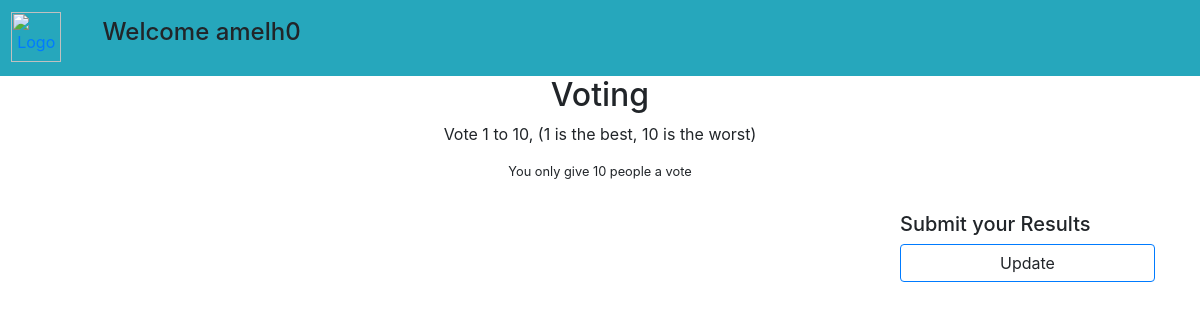
Before: / with the older database file.
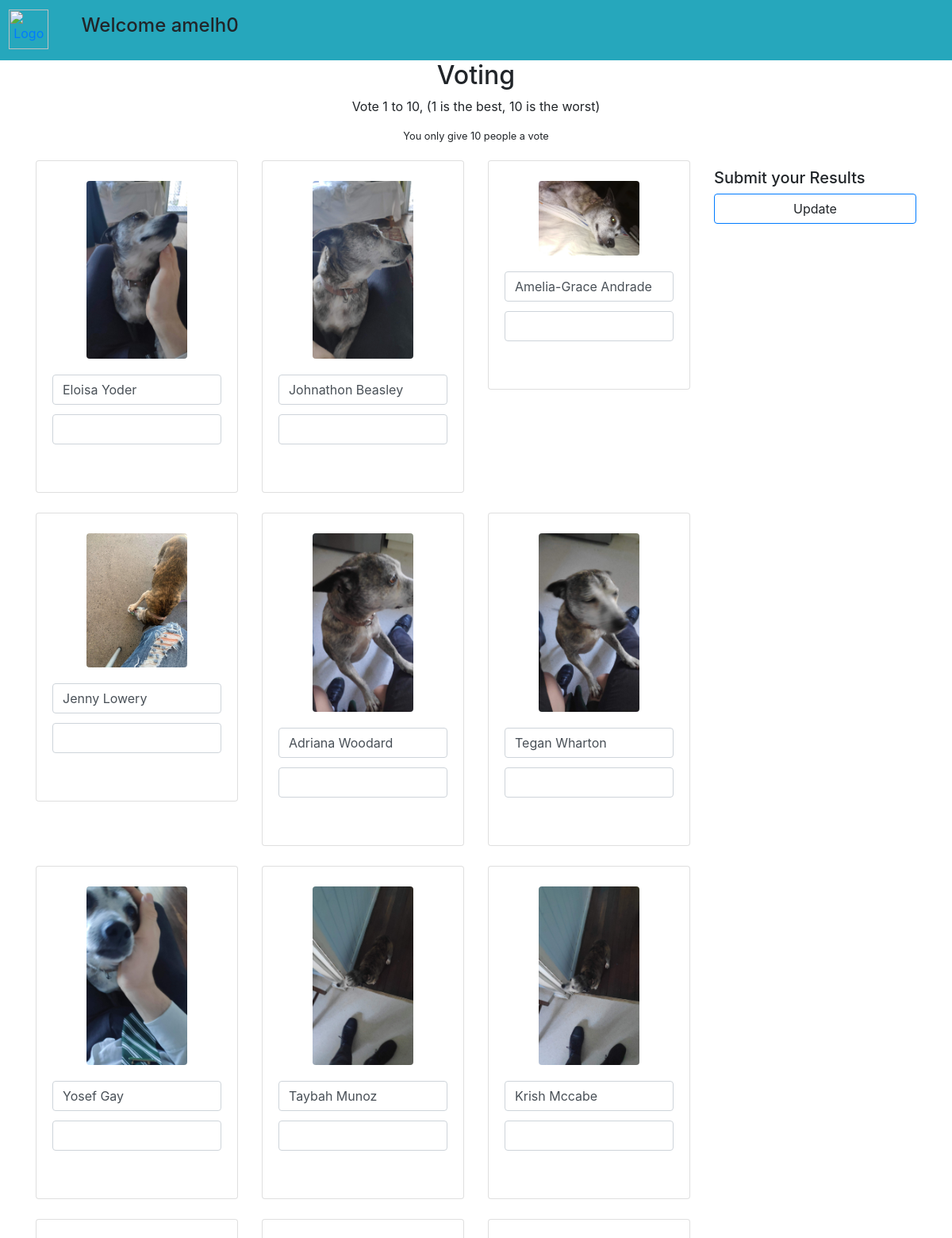
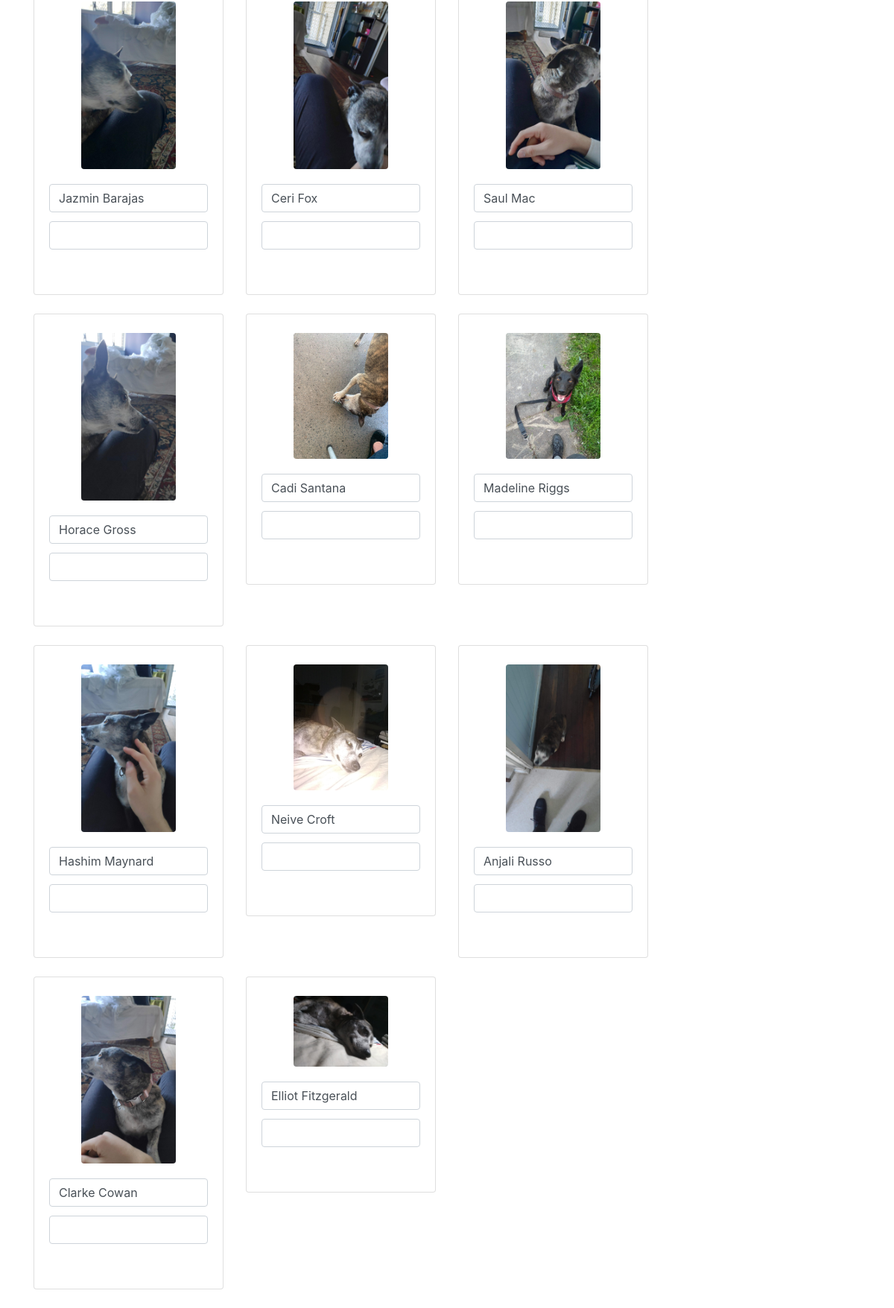
After: the same page with the newer database file (2 pictures, top to bottom).
### tables this page shows
CREATE TABLE options (
  VID INT(11) NOT NULL,
  fName VARCHAR(100) NOT NULL,
  lName VARCHAR(100) NOT NULL,
  IMG VARCHAR(100) NOT NULL UNIQUE
);

### mydb/databaseManager/meekrodb.2.3.class.php (called while the page is built, shortened)
<?php
class DB {
  protected static $mdb = null;
  public static function getMDB() {
    $mdb = DB::$mdb;
    if ($mdb === null) {
      $mdb = DB::$mdb = new MeekroDB();
    }
    return $mdb;
  }
  public static function query() { $args = func_get_args(); return call_user_func_array(array(DB::getMDB(), 'query'), $args); }
}
class MeekroDB {
  public $encoding = 'latin1';
  public $connect_options = array(MYSQLI_OPT_CONNECT_TIMEOUT => 30);
  public $internal_mysql = null;
  public function __construct($host=null, $user=null, $password=null, $dbName=null, $port=null, $encoding=null) {
    if ($encoding === null) $encoding = DB::$encoding;
    $this->encoding = $encoding;
  }
  public function get() {
    $mysql = $this->internal_mysql;
    if (!($mysql instanceof MySQLi)) {
      $mysql = new mysqli();
      foreach ($this->connect_options as $key => $value) {
        $mysql->options($key, $value);
      }
      $mysql->set_charset($this->encoding);
      $this->internal_mysql = $mysql;
    }
    return $mysql;
  }
  protected function preparseQueryParams() {
    $args = func_get_args();
    $sql = trim(strval(array_shift($args)));
    $args_all = $args;
    if (count($args_all) == 0) return array($sql);
    $chunkyQuery = array();
    return $chunkyQuery;
  }
  protected function parseQueryParams() {
    $args = func_get_args();
    $chunkyQuery = call_user_func_array(array($this, 'preparseQueryParams'), $args);
    $query = '';
    foreach ($chunkyQuery as $chunk) {
      if (is_string($chunk)) {
        $query .= $chunk;
        continue;
      }
      $result = '';
      $query .= $result;
    }
    return $query;
  }
  protected function prependCall($function, $args, $prepend) { array_unshift($args, $prepend); return call_user_func_array($function, $args); }
  public function query() { $args = func_get_args(); return $this->prependCall(array($this, 'queryHelper'), $args, 'assoc'); }
  protected function queryHelper() {
    $args = func_get_args();
    $type = array_shift($args);
    $db = $this->get();
    $is_buffered = true;
    $row_type = 'assoc';
    $full_names = false;
    $sql = call_user_func_array(array($this, 'parseQueryParams'), $args);
    $result = $db->query($sql, $is_buffered ? MYSQLI_STORE_RESULT : MYSQLI_USE_RESULT);
    $return = array();
    while ($row = ($row_type == 'assoc' ? $result->fetch_assoc() : $result->fetch_row())) {
      $return[] = $row;
    }
    return $return;
  }
}
?>

### index.php (the view, shortened to what this page needs)
<?php
  include_once("./layouts/header.php");
    ?>
    <?php
  if (!empty($_SESSION['username'])) {
    $result = DB::query("SELECT * FROM options ORDER BY RAND()");
    ?>
    <main class="container">
      <div class="text-center" style="padding-bottom: 20px;">
        <h2>Voting</h2>
        <p>Vote 1 to 10, (1 is the best, 10 is the worst)</p>
        <small>You only give 10 people a vote</small>
      </div>
      <div class="row">
        <div class="col-md-9">
          <div class="row">
            <?php foreach ($result as $row3) { ?>
              <div class="col-md-4">
                <div class="card" style="margin-bottom: 25px;">
                  <img class="card-img-top rounded mx-auto d-block w-50" style="margin-top: 25px;" src="./img/voteIMG/<?php echo $row3['IMG']; ?>" alt="Card image cap">
                  <div class="card-body form-group">
                    <label for="<?php echo $row3['VID']; ?>" class="card-title form-control"><?php echo $row3['fName']." ".$row3['lName'] ?></label>
                    <input id="<?php echo $row3['VID']; ?>" class="w-100 form-control check" autocomplete="off" name="task[]" type="text" maxlength="2"/>
                    <br>
                  </div>
                </div>
              </div>
            <?php }  ?>
          </div>
        </div>
        <div class="col-md-3">
          <div style="padding-top: 10px;">
            <h5 class="">Submit your Results</h5>
            <a class="btn btn-outline-primary w-100" style="margin-bottom: 10px;" id="submitResults">Update</a>
          </div>
        </div>
      </div>
    </main>
  <?php
  } else {
    header("Location: ./login.php?needToLogin");
  }
  require_once("./layouts/footer.php");
?>

### layouts/header.php (shortened to what this page needs)
<!DOCTYPE html>
<html lang="en">
<head>
  <link rel="stylesheet" href="https://stackpath.bootstrapcdn.com/bootstrap/4.3.1/css/bootstrap.min.css">
</head>
<body>
  <header class="w-100">
    <nav class="row" style="background-color: #26A7BC; height: 76px;">
      <div class="col-1 text-center">
        <div  style="padding-top: 12px; padding-bottom: 12px;">
          <a href="index.php"><img src="./img/500px icon.png" alt="Logo" style="width: 50px;"></a>
        </div>
      </div>
      <div class="col-11" style="padding-top: 18px;">
        <h4 class="">Welcome <?php echo $_SESSION['username']; ?></h4>
      </div>
    </nav>
  </header>

### layouts/footer.php (shortened to what this page needs)
  </body>
</html>

Changed rows visible on the page:
added options: IMG (picture), fName "Eloisa", lName "Yoder"
added options: IMG (picture), fName "Johnathon", lName "Beasley"
added options: IMG (picture), fName "Amelia-Grace", lName "Andrade"
added options: IMG (picture), fName "Jenny", lName "Lowery"
added options: IMG (picture), fName "Adriana", lName "Woodard"
added options: IMG (picture), fName "Tegan", lName "Wharton"
added options: IMG (picture), fName "Yosef", lName "Gay"
added options: IMG (picture), fName "Taybah", lName "Munoz"
added options: IMG (picture), fName "Krish", lName "Mccabe"
added options: IMG (picture), fName "Jazmin", lName "Barajas"
added options: IMG (picture), fName "Ceri", lName "Fox"
added options: IMG (picture), fName "Saul", lName "Mac"
added options: IMG (picture), fName "Horace", lName "Gross"
added options: IMG (picture), fName "Cadi", lName "Santana"
added options: IMG (picture), fName "Madeline", lName "Riggs"
added options: IMG (picture), fName "Hashim", lName "Maynard"
added options: IMG (picture), fName "Neive", lName "Croft"
added options: IMG (picture), fName "Anjali", lName "Russo"
added options: IMG (picture), fName "Clarke", lName "Cowan"
added options: IMG (picture), fName "Elliot", lName "Fitzgerald"
